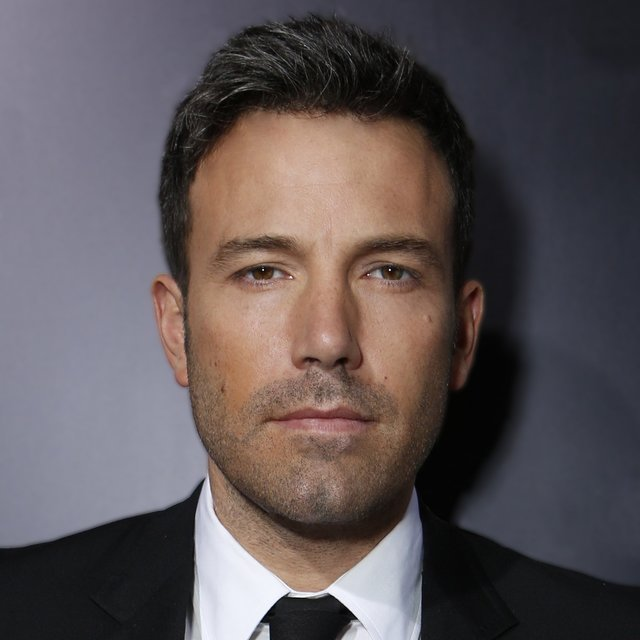
%> input picture HybridImages/hpf/image01.jpg, 640 x 640 px
$ octave --eval "result = eye_detection(imread('HybridImages/hpf/image01.jpg'));"   (GNU Octave 9; MATLAB toolbox functions it lacks are replaced by stand-ins)
%> lines starting %> are read from the running program, lines starting %| are printed output that depends on the picture; in (x1, y1, x2, y2) boxes, pixels count from 0 and x2, y2 are one past the last pixel; in counts of white or black regions, pixels touching at a corner belong together; the program's own positions count from 1
% Please edit this function only, and submit this Matlab file in a zip file
% along with your PDF report
function [left_x, right_x, left_y, right_y] = eye_detection(img)
% INPUT: RGB image
% OUTPUT: x and y coordinates of left and right eye.
% clc; clear all;
% Convert image to grayscale
I_gray = rgb2gray(img);
% Find the gradient of the image.
[Px,Py] = imgradient(I_gray,'prewitt');
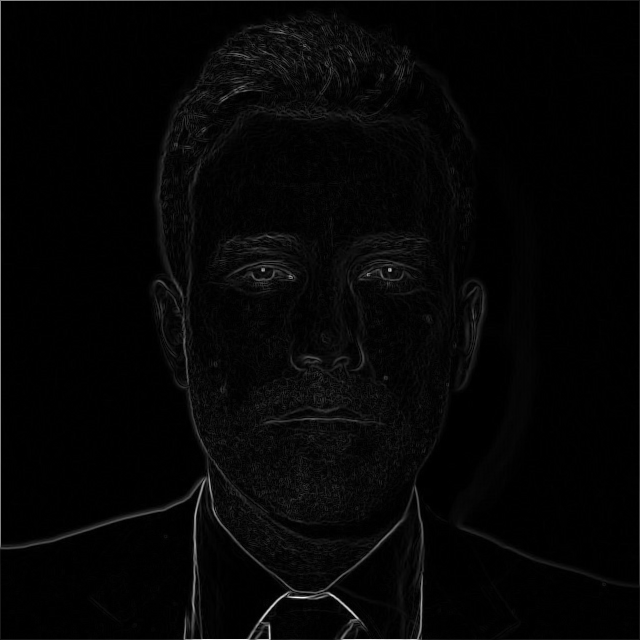
%> Px: size 640x640 double; min 0, max 752.2, mean 16.8; drawn with min black and max white
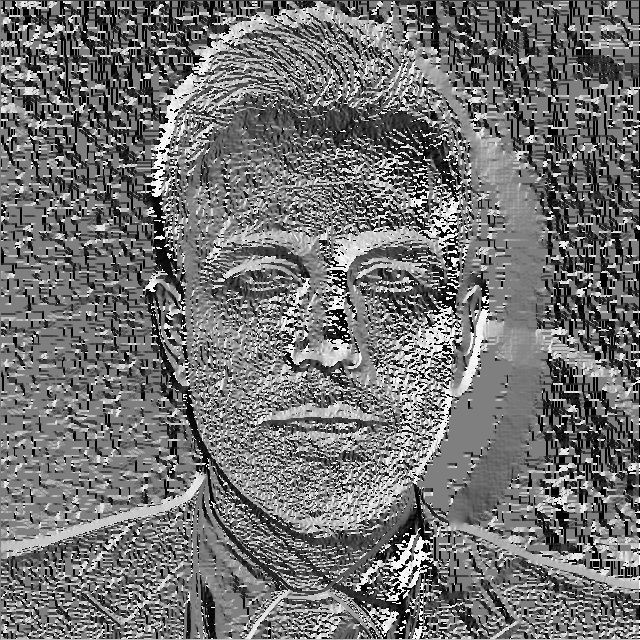
%> Py: size 640x640 double; min -180, max 179.9, mean -18.8; drawn with min black and max white
% Plot the gradient magnitude and the gradient direction.
% subplot(5,2,1);imshow(Px);subplot(5,2,2);imshow(Py);
% Find the center of the Image.
[row col] = size(I_gray);
XCenter = ceil(row/2);
Ycenter = ceil(col/2);
% Run edge detector on the image.
I_edge = edge(I_gray,'canny');
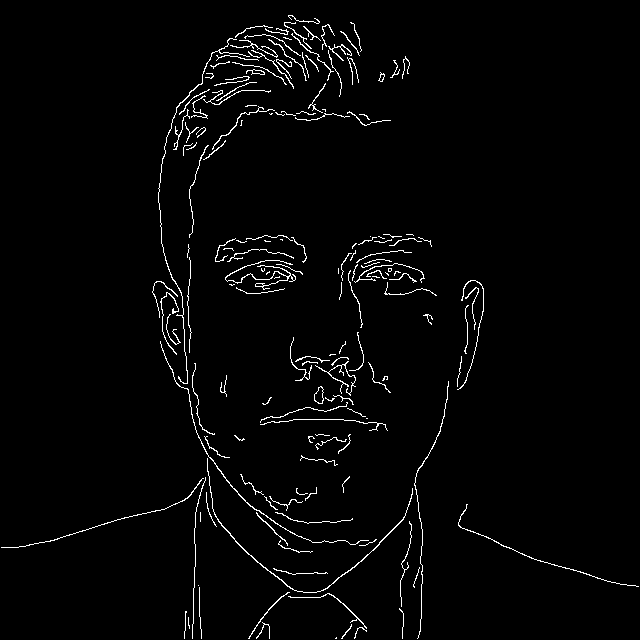
%> I_edge: size 640x640 logical; 2.2% white in thin lines or dots
%Find the first white pixel in this row. This could be a totally unrelated
%edge but the idea is to trim the search space if one side has more
%background. Like in image 7 this will narrow down the location of object.
LeftPixel = find(I_edge(XCenter,:)==1,1,'first');
%> LeftPixel = 163
RightPixel = find(I_edge(XCenter,:)==1,1,'last');
%> RightPixel = 482

%Vertical Peak Region search space.
LeftSearchRegion = LeftPixel/col;
%> LeftSearchRegion = 0.255
RightSearchRegion = RightPixel/col;
%> RightSearchRegion = 0.753

% Integral projection function
% Horizontal IPF
% Using just the gradient magnitude.
for i=1:row
    IPF_h(i) = (sum(Px(i,:)))/row;
end
%> after the loop, IPF_h = 640 values, max 219 at index 1, min 2.6 at index 2, mean 16.79

%Vertical IPF
for j=1:col
    IPF_v(j) = (sum(Px(:,j)))/col;
end
%> after the loop, IPF_v = 640 values, max 354.3 at index 1, min 2.3 at index 615, mean 16.79

%Find vertical peaks from the projections.
%we will use the search space we found to find the peak close to that
%region.
[rv cv] = size(IPF_v);
%> rv = 1; cv = 640
%%% Left vertical point.
VerticalPointOneLowerBound = ceil(LeftSearchRegion * cv);
%> VerticalPointOneLowerBound = 163
VerticalPointOneUpperBound = ceil((0.09+LeftSearchRegion)*cv);
%> VerticalPointOneUpperBound = 221
VerticalPointOne(1,VerticalPointOneLowerBound:VerticalPointOneUpperBound) = IPF_v(VerticalPointOneLowerBound:VerticalPointOneUpperBound);

%%% Find Peak for the vertical point one
[PositionV1,LocationV1] = findpeaks(VerticalPointOne);
%> PositionV1 = [23.67 19.72 21.53 21 39 36.56 36.88 80.79 38.89 30.44 30.32 27.45 26.76]; LocationV1 = [163 174 176 178 186 188 190 195 200 210 213 217 219]
VerticalPeakPL1 = [PositionV1;LocationV1];
%> VerticalPeakPL1 = 13 columns, first 8: [23.67 19.72 21.53 21 39 36.56 36.88 80.79; 163 174 176 178 186 188 190 195]
%%% Getting the position and location for the maximum peak.
[VerticalPeakOne,b] = max(VerticalPeakPL1(1,:));
%> VerticalPeakOne = 80.79; b = 8
VerticalLocationOne = VerticalPeakPL1(2,b);
%> VerticalLocationOne = 195

%%% Right vertical point
VerticalPointTwoUpperBound = ceil(RightSearchRegion * cv);
%> VerticalPointTwoUpperBound = 482
VerticalPointTwoLowerBound = ceil((RightSearchRegion-0.10)*cv);
%> VerticalPointTwoLowerBound = 419
VerticalPointTwo(1,VerticalPointTwoLowerBound:VerticalPointTwoUpperBound) = IPF_v(VerticalPointTwoLowerBound:VerticalPointTwoUpperBound);
%%% FInd Peak for the vertical point two.
[PositionV2,LocationV2] = findpeaks(VerticalPointTwo);
%> PositionV2 = [61.07 12.69 11.53 11.79 12.3 12.01 12.54 13.32 11.56 16.77 17.44 16.1]; LocationV2 = [422 432 436 440 445 447 450 454 460 467 473 475]
VerticalPeakPL2 = [PositionV2; LocationV2];
%> VerticalPeakPL2 = 12 columns, first 8: [61.07 12.69 11.53 11.79 12.3 12.01 12.54 13.32; 422 432 436 440 445 447 450 454]
%%% Getting the position and location for the maximum peak.
[VerticalPeakTwo,b] = max(VerticalPeakPL2(1,:));
%> VerticalPeakTwo = 61.07; b = 1
VerticalLocationTwo = VerticalPeakPL2(2,b);
%> VerticalLocationTwo = 422


%%% For Horizontal peak since we are concentrating on the eye the peak
%%% should be ideally in the first half. With no noise actually this should
%%% be the sharpest maximum peak in the entire human image.

%%% Let the search region be from 24% to 70%

F = [0.01,0.1,1.1,1.2,1.2,1.2,0.8,0.6,0.1,0.01];

[rh ch] = size(IPF_h);
%> rh = 1; ch = 640
% HorizontalPointLowerBound = ceil(0.10 * ch);
% HorizontalPointUpperBound = ceil(0.70 * ch);
% HorizontalPoint(1,HorizontalPointLowerBound:HorizontalPointUpperBound) = IPF_h(HorizontalPointLowerBound:HorizontalPointUpperBound);

HorizontalPointLowerBound=1;
HorizontalPointUpperBound = floor(0.10*ch);
%> HorizontalPointUpperBound = 64
for i=1:length(F)
    HorizontalPoint(HorizontalPointLowerBound:HorizontalPointUpperBound) = F(i) * IPF_h(HorizontalPointLowerBound:HorizontalPointUpperBound);
    HorizontalPointLowerBound = HorizontalPointUpperBound +1;
    HorizontalPointUpperBound = HorizontalPointUpperBound + floor(0.10*ch);
end
%> this loop made 10 passes
%> (HorizontalPointLowerBound, HorizontalPointUpperBound) on passes 1 to 8: (65, 128), (129, 192), (193, 256), (257, 320), (321, 384), (385, 448), (449, 512), (513, 576)
%> after the loop, HorizontalPoint = 640 values, max 37.15 at index 280, min 0.026 at index 2, mean 10.01

%%% Find Peak for the vertical point two.
[PositionH,LocationH] = findpeaks(HorizontalPoint);
%> PositionH = 155 values, max 37.15 at index 68, min 0.0275 at index 1, mean 10.55; LocationH = 155 values from 6 to 636
HorPeakPL = [PositionH; LocationH];
%> HorPeakPL = 155 columns, first 8: [0.0275 0.0365 0.0644 0.0884 0.0935 0.136 0.169 0.156; 6 9 17 22 24 30 33 36]
%%% Getting the position and location for the maximum peak.
[HorizontalPeak,b] = max(HorPeakPL(1,:));
%> HorizontalPeak = 37.15; b = 68
HorizontalLocation = HorPeakPL(2,b);
%> HorizontalLocation = 280


%%%Don't change anything above this %%%%
median_line = insertShape(I_gray,'Line',[VerticalLocationOne HorizontalLocation VerticalLocationTwo HorizontalLocation],'LineWidth',4,'Color','blue');

%From the median line go up +15 and go down -15 to get the eye region.
x = HorizontalLocation - ceil(row/8);
%> x = 200
y = VerticalLocationTwo - VerticalLocationOne;
%> y = 227
z = ceil(row/4);
rect = insertShape(median_line,'Rectangle',[VerticalLocationOne x y z],'LineWidth',4,'Color','red');
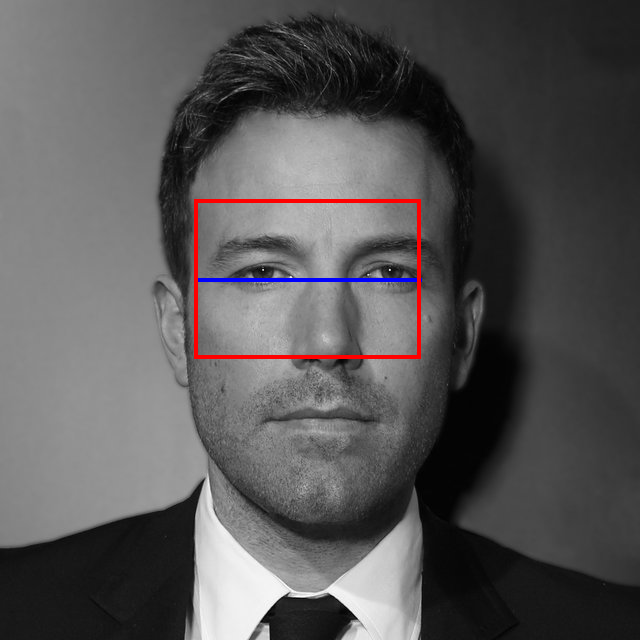
%> rect: size 640x640x3 uint8; mean R, G, B 88, 86.1, 86.6
extract_eye = imcrop(I_gray,[VerticalLocationOne,x,y,z]);
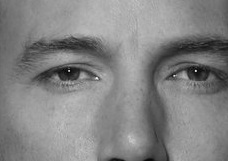
%> extract_eye: size 161x228 uint8; min 5, max 240, mean 131.8

[er ec] = size(extract_eye);

SD = std(double(extract_eye(:)));
%> SD = 34.48
Max = max(extract_eye(:));
%> Max = 240
T = floor((SD/double(Max))*100)/100
%> T = 0.14


SE = strel('disk',2);
smooth = imgaussfilt(extract_eye,1);
D = imdilate(smooth,SE);
% figure;imshow(D);
E = imerode(smooth,SE);
% figure;imshow(E);
diff = D-E;
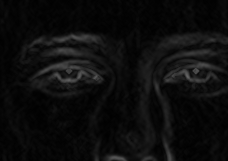
%> diff: size 161x228 uint8; min 0, max 101, mean 12.7
% figure;imshow(diff);
B = imbinarize(diff,T);
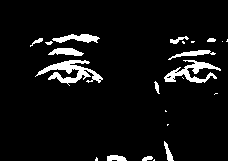
%> B: size 161x228 logical; 6.2% white; 23 white regions (10 under 20 px), largest, box (x1, y1, x2, y2) and area: (35, 60, 103, 86) 691, (164, 60, 221, 83) 521, (52, 34, 100, 43) 253
subplot(3,2,4);imshow(B);


%%% Since hough transform is very sensitive for small regions. we try
%%% different ranges to find the best fit.
Rmin = [7,6,4];
HoughTransform_flag=false;
for j=1:3
    [centers, radii, metric] = imfindcircles(B,[Rmin(j) 15],'ObjectPolarity','bright');
    %Check if there are two point detected. If there are only two points on
    %each side then we can be sure that it is an eye. We will just return
    %that and break;
    if length(radii) == 2
        if (centers(1,1) < ec/2 && centers(2,1) > ec/2)
            X_left_HT = centers(1,1);
            Y_left_HT = centers(1,2);
            X_right_HT = centers(2,1);
            Y_right_HT = centers(2,2);
            HoughTransform_flag=true;
            break;
        elseif (centers(1,1) > ec/2 && centers(2,1) < ec/2)
            X_right_HT = centers(1,1);
            Y_right_HT = centers(1,2);
            X_left_HT = centers(2,1);
            Y_left_HT = centers(2,2);
            HoughTransform_flag=true;
            break;
        else
            disp("Looks like both points like on the same side")
        end
    elseif length(radii) > 2
        break;
    end
end
%> this loop made 1 pass
%> (radii, metric, X_right_HT, Y_right_HT, X_left_HT, Y_left_HT) on pass 1: ([14.82; 10.25], [0.211; 0.121], 199, 68.62, 71.89, 59.81)
%> after the loop, HoughTransform_flag = true

% Finding BRISK features.
points = detectBRISKFeatures(extract_eye);
%> points = 18 points; strongest (x, y): (196, 72), (70, 71), (175, 76), (97, 79), (184, 75)
strongest = points.selectStrongest(5);
%> strongest = 5 points; (x, y): (196, 72), (70, 71), (175, 76), (97, 79), (184, 75)
Loc = strongest.Location;
%> Loc = [196.4 71.55; 69.65 71.36; 174.8 76.13; 97.28 78.87; 184.4 75.48]
%divide it in left strong and right strong
Center = ceil(size(extract_eye)/2);
LeftStrong=[];
RightStrong=[];
for i=1:length(Loc)
    if Loc(i,1) < Center(2)
        LeftStrong = [LeftStrong;Loc(i,:)];
    else
        RightStrong = [RightStrong;Loc(i,:)];
    end
end
%> this loop made 5 passes
%> RightStrong on passes 1, 3, 5: [196.4 71.55], [196.4 71.55; 174.8 76.13], [196.4 71.55; 174.8 76.13; 184.4 75.48]
if(~isempty(LeftStrong) && ~isempty(RightStrong));BRICS_flag=true;else;BRICS_flag=false;end

if(BRICS_flag==true)
    KnnLeft = knnsearch(LeftStrong,Center,'K',1);
%> KnnLeft = 2
    KnnRight = knnsearch(RightStrong,Center,'K',1);
%> KnnRight = 2
    X_left_BRICS = LeftStrong(KnnLeft,1);
%> X_left_BRICS = 97.28
    Y_left_BRICS = LeftStrong(KnnLeft,2);
%> Y_left_BRICS = 78.87

    X_right_BRICS = RightStrong(KnnRight,1);
%> X_right_BRICS = 174.8
    Y_right_BRICS = RightStrong(KnnRight,2);
%> Y_right_BRICS = 76.13
end


if(BRICS_flag==true && HoughTransform_flag ==true)
    %Strong match return BRIC
    disp("BRIC_TT");
    X_left=X_left_BRICS;
%> X_left = 97.28
    Y_left=Y_left_BRICS;
%> Y_left = 78.87
    X_right = X_right_BRICS;
%> X_right = 174.8
    Y_right = Y_right_BRICS;
%> Y_right = 76.13
elseif (BRICS_flag==false && HoughTransform_flag ==true)
    %Good match return HT
    disp("HT");
    X_left=X_left_HT;
    Y_left=Y_left_HT;
    X_right = X_right_HT;
    Y_right = Y_right_HT;
elseif (BRICS_flag==true && HoughTransform_flag ==false)
    %Good match return BRIC
    disp("BRIC");
    X_left=X_left_BRICS;
    Y_left=Y_left_BRICS;
    X_right = X_right_BRICS;
    Y_right = Y_right_BRICS;
else
    %No good match. return something.
    disp("No good match");
    X_left=0.75*Center(1);
    Y_left=0.30*Center(2);
    X_right = Center(1) + 0.75*Center(1);
    Y_right =0.30*Center(2);

end


left_x = VerticalLocationOne + X_left;
%> left_x = 292.3
left_y = x + Y_left;
%> left_y = 278.9
right_x = VerticalLocationOne + X_right;
%> right_x = 369.8
right_y = x + Y_right;
%> right_y = 276.1
%> `result = eye_detection(imread('HybridImages/hpf/image01.jpg'));`: result = 292.3
end

$ run again, on HybridImages/hpf/image02.jpg
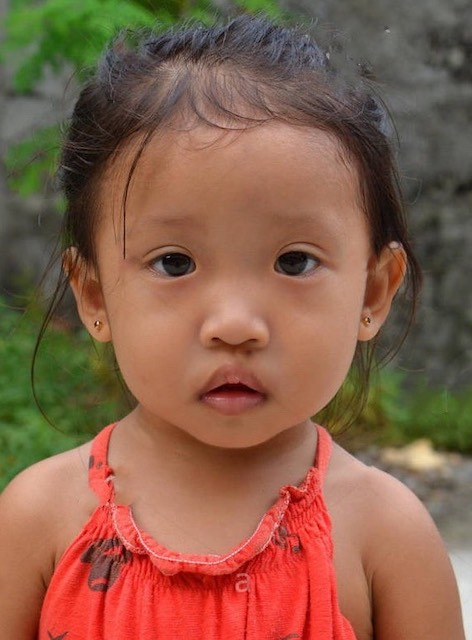
%> input picture HybridImages/hpf/image02.jpg, 472 x 640 px
%> in eye_detection, `I_edge = edge(I_gray,'canny');`:
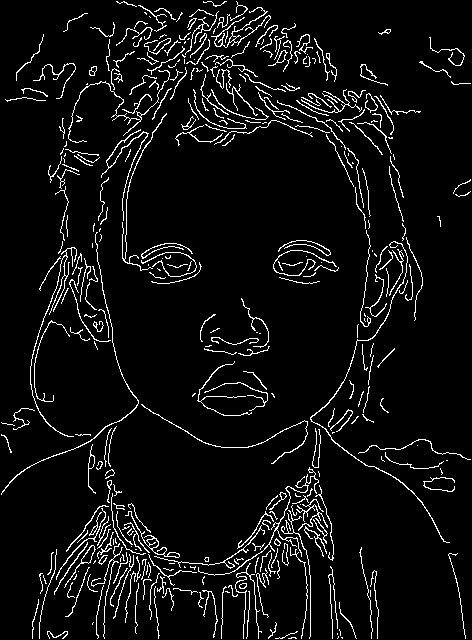
%> I_edge: size 640x472 logical; 6% white in thin lines or dots
%> LeftPixel = 44
%> RightPixel = 416
%> LeftSearchRegion = 0.0932
%> RightSearchRegion = 0.881
%> after the loop in eye_detection, `for i=1:row`: IPF_h = 640 values, max 235.2 at index 640, min 11.3 at index 233, mean 19.77
%> after the loop in eye_detection, `for j=1:col`: IPF_v = 472 values, max 409.9 at index 472, min 17.46 at index 4, mean 36.35
%> rv = 1; cv = 472
%> VerticalPointOneLowerBound = 44
%> VerticalPointOneUpperBound = 87
%> PositionV1 = [30.51 29.43 31.6 34.22 31.14 30.07 37.94 39.87 39.46 41.38 44.01 43.04 41.65]; LocationV1 = [45 47 53 55 57 59 65 67 69 73 78 81 86]
%> VerticalPeakPL1 = 13 columns, first 8: [30.51 29.43 31.6 34.22 31.14 30.07 37.94 39.87; 45 47 53 55 57 59 65 67]
%> in eye_detection, `[VerticalPeakOne,b] = max(VerticalPeakPL1(1,:));`: VerticalPeakOne = 44.01; b = 11
%> VerticalLocationOne = 78
%> VerticalPointTwoUpperBound = 416
%> VerticalPointTwoLowerBound = 369
%> PositionV2 = [51.37 48.67 37.12 34.13 35.08 32.05 31.22 34.56 24.3 25.08]; LocationV2 = [369 372 375 381 389 399 404 407 411 413]
%> VerticalPeakPL2 = 10 columns, first 8: [51.37 48.67 37.12 34.13 35.08 32.05 31.22 34.56; 369 372 375 381 389 399 404 407]
%> in eye_detection, `[VerticalPeakTwo,b] = max(VerticalPeakPL2(1,:));`: VerticalPeakTwo = 51.37; b = 1
%> VerticalLocationTwo = 369
%> rh = 1; ch = 640
%> in eye_detection, `HorizontalPointUpperBound = floor(0.10*ch);`: HorizontalPointUpperBound = 64
%> the loop in eye_detection, `for i=1:length(F)` made 10 passes
%> (HorizontalPointLowerBound, HorizontalPointUpperBound) on passes 1 to 8: (65, 128), (129, 192), (193, 256), (257, 320), (321, 384), (385, 448), (449, 512), (513, 576)
%> after the loop in eye_detection, `for i=1:length(F)`: HorizontalPoint = 640 values, max 35.88 at index 253, min 0.113 at index 4, mean 10.71
%> PositionH = 143 values, max 35.88 at index 58, min 0.121 at index 1, mean 11.23; LocationH = 143 values from 6 to 637
%> HorPeakPL = 143 columns, first 8: [0.121 0.144 0.165 0.183 0.243 0.234 0.241 0.254; 6 16 19 21 31 38 41 44]
%> in eye_detection, `[HorizontalPeak,b] = max(HorPeakPL(1,:));`: HorizontalPeak = 35.88; b = 58
%> HorizontalLocation = 253
%> x = 173
%> y = 291
%> rect: size 640x472x3 uint8; mean R, G, B 106.7, 103.7, 104.6
%> SD = 31.54
%> Max = 223
%> T = 0.14
%> in eye_detection, `B = imbinarize(diff,T);`:
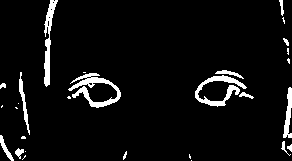
%> B: size 161x292 logical; 5.5% white; 28 white regions (14 under 20 px), largest, box (x1, y1, x2, y2) and area: (68, 73, 121, 108) 626, (195, 75, 247, 107) 522, (44, 0, 58, 87) 460
%> the loop in eye_detection, `for j=1:3` made 1 pass
%> (radii, metric, X_left_HT, Y_left_HT, X_right_HT, Y_right_HT) on pass 1: ([10.14; 13.99], [0.323; 0.161], 111, 94.37, 216, 90.31)
%> after the loop in eye_detection, `for j=1:3`: HoughTransform_flag = true
%> points = 12 points; strongest (x, y): (83, 95), (92, 86), (84, 94), (233, 92), (234, 90)
%> strongest = 5 points; (x, y): (83, 95), (92, 86), (84, 94), (233, 92), (234, 90)
%> Loc = [82.87 94.52; 92.12 85.54; 84.21 94.07; 233 91.58; 233.7 90.38]
%> the loop in eye_detection, `for i=1:length(Loc)` made 5 passes
%> LeftStrong on passes 1 to 3: [82.87 94.52], [82.87 94.52; 92.12 85.54], [82.87 94.52; 92.12 85.54; 84.21 94.07]
%> KnnLeft = 1
%> X_left_BRICS = 82.87
%> Y_left_BRICS = 94.52
%> X_right_BRICS = 233
%> Y_right_BRICS = 91.58
%> X_left = 82.87
%> Y_left = 94.52
%> X_right = 233
%> Y_right = 91.58
%> left_x = 160.9
%> left_y = 267.5
%> right_x = 311
%> right_y = 264.6
%> result = 160.9
